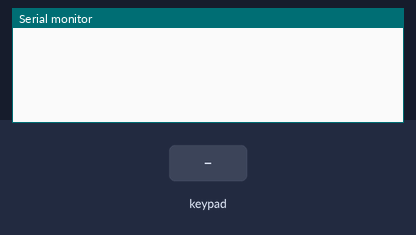
A sketch run on a simulated Arduino Leonardo, built with avr-gcc and run on an emulated ATmega32U4. Shown: the last lines printed to the serial monitor. The inputs (shaded band) are chosen by the test bench. USB keyboard and mouse output is not drawn.

Above: at 1.2 s.
1.3 s: key '1' pressed
At 2.4 s:
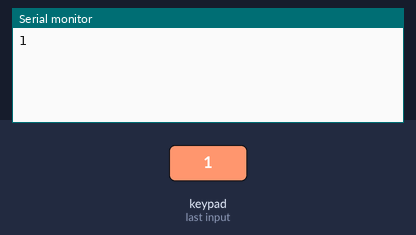
2.8 s: keypad keys 2 3 4 5 # pressed 0.4 s apart
At 5.9 s:
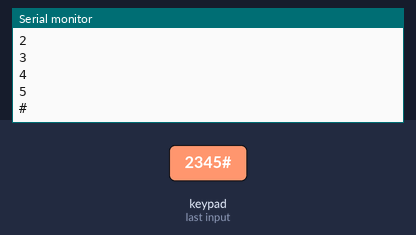
6.3 s: key 'A' pressed
At 7.3 s:
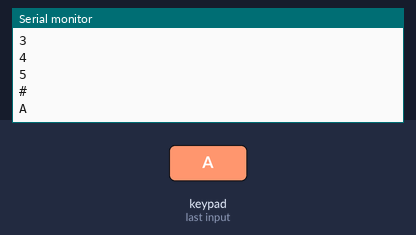
7.8 s: keypad keys 2 3 4 5 * pressed 0.4 s apart
At 9.9 s:
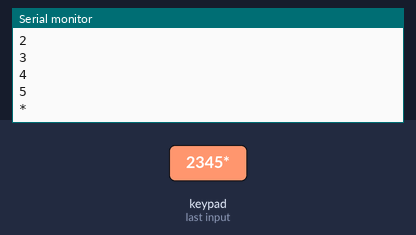
11.3 s: key 'B' pressed
At 12.5 s:
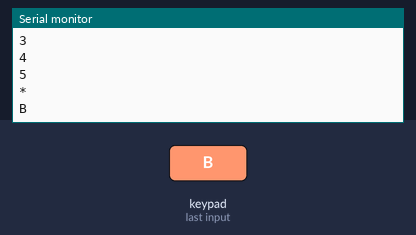
12.8 s: keypad keys 2 3 4 5 D pressed 0.4 s apart
At 14.8 s:
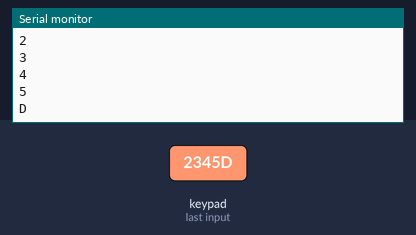
Timing chart, 0 to 16.3 s (numbered marks = the images above; inputs shaded):
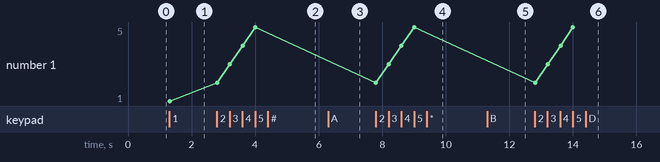

Measured:
- after the input at 1.3 s, the serial monitor: prints a new line at once (image 1)
- after the input at 2.8 s, the serial monitor: prints a new line at once (image 2)
- after the input at 6.3 s, the serial monitor: prints a new line at once (image 3)
- after the input at 7.8 s, the serial monitor: prints a new line at once (image 4)
- after the input at 11.3 s, the serial monitor: prints a new line at once (image 5)
- after the input at 12.8 s, the serial monitor: prints a new line at once (image 6)
- plotted number 1: 1 → 5 after the input at 2.8 s

The sketch:

Keypad_4x4_macro.ino
```cpp
#include "Keyboard.h"
#include <Keypad.h>

const byte ROWS = 4; //four rows
const byte COLS = 4; //four Columns

char keys[ROWS][COLS] = {
  {'1', '2', '3', 'A'},
  {'4', '5', '6', 'B'},
  {'7', '8', '9', 'C'},
  {'*', '0', '#', 'D'},
};

byte rowPins[ROWS] = {2, 3, 4, 5};
byte colPins[COLS] = {6, 7, 8, 9 };

Keypad keypad = Keypad( makeKeymap(keys), rowPins, colPins, ROWS, COLS );

void setup() {
  // put your setup code here, to run once:
  Serial.begin(9600);
  Keyboard.begin();
}

void sendMacroCommand(uint8_t key) {
  Keyboard.press(KEY_LEFT_CTRL);
  Keyboard.press(KEY_LEFT_SHIFT);
  Keyboard.press(KEY_LEFT_ALT);
  Keyboard.press(key);
}

void loop() {
  // put your main code here, to run repeatedly:
  char key = keypad.getKey();

  if (key) {
    Serial.println(key);
    switch (key) {
      // Banging head on wall Emoji
      case '1':
        Keyboard.print("(headbang)");
        break;
      // Coffee Emoji
      case '2':
        Keyboard.print("(coffee)");
        break;
      case '3':
        Keyboard.print("(facepalm)");
        break;
      case '4':
        Keyboard.print("(highfive)");
        break;
      case '5':
        Keyboard.print("(party)");
        break;
      case '6':
        Keyboard.print("(champagne)");
        break;
      case '7':
        Keyboard.print("(smile)");
        break;
      case '8':
        Keyboard.print("(tongueout)");
        break;
      case '9':
        Keyboard.print("(rofl)");
        break;
      case '0':
        Keyboard.print("(holidayspirit)");
        break;
     // mark as important
      case '*':
        Keyboard.press(KEY_LEFT_CTRL);
        Keyboard.press(KEY_LEFT_SHIFT);
        Keyboard.press('I');
        break;
      // new chat
      case '#':
        Keyboard.press(KEY_LEFT_CTRL);
        Keyboard.press('1');
        break;
        // accept call
      case 'A':
        Keyboard.press(KEY_LEFT_CTRL);
        Keyboard.press(KEY_LEFT_SHIFT);
        Keyboard.press('S');
        break;
      case 'B':
        Keyboard.press(KEY_LEFT_CTRL);
        Keyboard.press(KEY_LEFT_SHIFT);
        Keyboard.press('M');
        break;
      case 'C':
        Keyboard.press(KEY_LEFT_CTRL);
        Keyboard.press('4');
        break;
      case 'D':
        Keyboard.press(KEY_LEFT_CTRL);
        Keyboard.press(KEY_LEFT_SHIFT);
        Keyboard.press('D');
        break;
    }

    delay(100);
    Keyboard.releaseAll(); // this releases the buttons
  }
}
```
